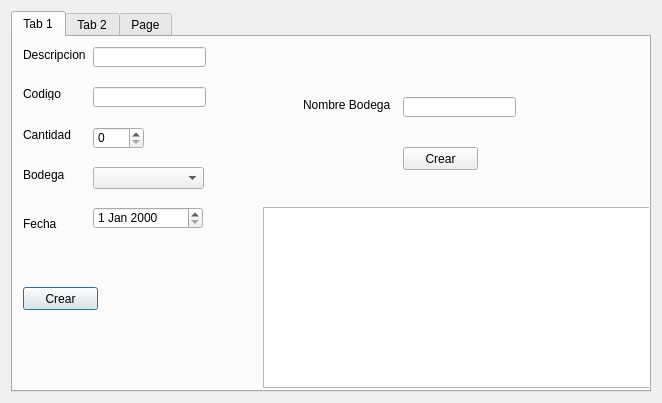
<?xml version="1.0" encoding="UTF-8"?>
<ui version="4.0">
 <class>Dialog</class>
 <widget class="QDialog" name="Dialog">
  <property name="geometry">
   <rect>
    <x>0</x>
    <y>0</y>
    <width>662</width>
    <height>403</height>
   </rect>
  </property>
  <property name="windowTitle">
   <string>Dialog</string>
  </property>
  <layout class="QVBoxLayout" name="verticalLayout">
   <item>
    <widget class="QTabWidget" name="tab_registro">
     <property name="currentIndex">
      <number>0</number>
     </property>
     <widget class="QWidget" name="tab_registro_2">
      <attribute name="title">
       <string>Tab 1</string>
      </attribute>
      <widget class="QLabel" name="label_2">
       <property name="geometry">
        <rect>
         <x>10</x>
         <y>10</y>
         <width>71</width>
         <height>16</height>
        </rect>
       </property>
       <property name="text">
        <string>Descripcion</string>
       </property>
      </widget>
      <widget class="QLineEdit" name="txt_nombre_articulo">
       <property name="geometry">
        <rect>
         <x>80</x>
         <y>10</y>
         <width>113</width>
         <height>20</height>
        </rect>
       </property>
      </widget>
      <widget class="QLabel" name="label_3">
       <property name="geometry">
        <rect>
         <x>10</x>
         <y>50</y>
         <width>47</width>
         <height>13</height>
        </rect>
       </property>
       <property name="text">
        <string>Codigo</string>
       </property>
      </widget>
      <widget class="QLineEdit" name="txt_codigo">
       <property name="geometry">
        <rect>
         <x>80</x>
         <y>50</y>
         <width>113</width>
         <height>20</height>
        </rect>
       </property>
      </widget>
      <widget class="QSpinBox" name="spinBox">
       <property name="geometry">
        <rect>
         <x>80</x>
         <y>90</y>
         <width>51</width>
         <height>22</height>
        </rect>
       </property>
       <property name="maximum">
        <number>2000</number>
       </property>
      </widget>
      <widget class="QLabel" name="label_4">
       <property name="geometry">
        <rect>
         <x>10</x>
         <y>90</y>
         <width>61</width>
         <height>16</height>
        </rect>
       </property>
       <property name="text">
        <string>Cantidad</string>
       </property>
      </widget>
      <widget class="QPushButton" name="btn_crear_articulo">
       <property name="geometry">
        <rect>
         <x>10</x>
         <y>250</y>
         <width>75</width>
         <height>23</height>
        </rect>
       </property>
       <property name="text">
        <string>Crear</string>
       </property>
      </widget>
      <widget class="QComboBox" name="cmb_bodega">
       <property name="geometry">
        <rect>
         <x>80</x>
         <y>130</y>
         <width>111</width>
         <height>22</height>
        </rect>
       </property>
      </widget>
      <widget class="QLabel" name="label_5">
       <property name="geometry">
        <rect>
         <x>10</x>
         <y>130</y>
         <width>51</width>
         <height>16</height>
        </rect>
       </property>
       <property name="text">
        <string>Bodega</string>
       </property>
      </widget>
      <widget class="QPushButton" name="btn_crear_bodega">
       <property name="geometry">
        <rect>
         <x>390</x>
         <y>110</y>
         <width>75</width>
         <height>23</height>
        </rect>
       </property>
       <property name="text">
        <string>Crear</string>
       </property>
      </widget>
      <widget class="QLabel" name="label_6">
       <property name="geometry">
        <rect>
         <x>290</x>
         <y>60</y>
         <width>91</width>
         <height>16</height>
        </rect>
       </property>
       <property name="text">
        <string>Nombre Bodega</string>
       </property>
      </widget>
      <widget class="QLineEdit" name="txt_nombre_bodega_2">
       <property name="geometry">
        <rect>
         <x>390</x>
         <y>60</y>
         <width>113</width>
         <height>20</height>
        </rect>
       </property>
      </widget>
      <widget class="QDateEdit" name="dateEdit">
       <property name="geometry">
        <rect>
         <x>80</x>
         <y>170</y>
         <width>110</width>
         <height>22</height>
        </rect>
       </property>
      </widget>
      <widget class="QLabel" name="label_7">
       <property name="geometry">
        <rect>
         <x>10</x>
         <y>180</y>
         <width>47</width>
         <height>13</height>
        </rect>
       </property>
       <property name="text">
        <string>Fecha</string>
       </property>
      </widget>
      <widget class="QTableWidget" name="tabla_registro">
       <property name="geometry">
        <rect>
         <x>250</x>
         <y>170</y>
         <width>391</width>
         <height>181</height>
        </rect>
       </property>
      </widget>
     </widget>
     <widget class="QWidget" name="tab_bodega">
      <attribute name="title">
       <string>Tab 2</string>
      </attribute>
      <widget class="QPushButton" name="pushButton">
       <property name="geometry">
        <rect>
         <x>0</x>
         <y>90</y>
         <width>75</width>
         <height>23</height>
        </rect>
       </property>
       <property name="text">
        <string>Crear</string>
       </property>
      </widget>
      <widget class="QLabel" name="label">
       <property name="geometry">
        <rect>
         <x>10</x>
         <y>10</y>
         <width>47</width>
         <height>13</height>
        </rect>
       </property>
       <property name="text">
        <string>Nombre</string>
       </property>
      </widget>
      <widget class="QLineEdit" name="txt_nombre_bodega">
       <property name="geometry">
        <rect>
         <x>70</x>
         <y>10</y>
         <width>113</width>
         <height>20</height>
        </rect>
       </property>
      </widget>
     </widget>
     <widget class="QWidget" name="tab_lista_tabla">
      <attribute name="title">
       <string>Page</string>
      </attribute>
      <widget class="QTableView" name="tableView">
       <property name="geometry">
        <rect>
         <x>0</x>
         <y>50</y>
         <width>631</width>
         <height>301</height>
        </rect>
       </property>
      </widget>
     </widget>
    </widget>
   </item>
  </layout>
 </widget>
 <resources/>
 <connections/>
</ui>
